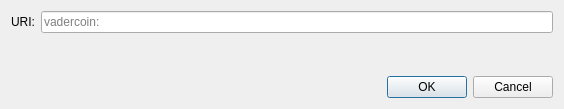
<?xml version="1.0" encoding="UTF-8"?>
<ui version="4.0">
 <class>OpenURIDialog</class>
 <widget class="QDialog" name="OpenURIDialog">
  <property name="geometry">
   <rect>
    <x>0</x>
    <y>0</y>
    <width>564</width>
    <height>109</height>
   </rect>
  </property>
  <property name="windowTitle">
   <string>Open vadercoin URI</string>
  </property>
  <layout class="QVBoxLayout" name="verticalLayout">
   <item>
    <layout class="QHBoxLayout" name="horizontalLayout">
     <item>
      <widget class="QLabel" name="label">
       <property name="text">
        <string>URI:</string>
       </property>
      </widget>
     </item>
     <item>
      <widget class="QValidatedLineEdit" name="uriEdit">
       <property name="placeholderText">
        <string notr="true">vadercoin:</string>
       </property>
      </widget>
     </item>
    </layout>
   </item>
   <item>
    <spacer name="verticalSpacer">
     <property name="orientation">
      <enum>Qt::Vertical</enum>
     </property>
     <property name="sizeHint" stdset="0">
      <size>
       <width>20</width>
       <height>40</height>
      </size>
     </property>
    </spacer>
   </item>
   <item>
    <widget class="QDialogButtonBox" name="buttonBox">
     <property name="orientation">
      <enum>Qt::Horizontal</enum>
     </property>
     <property name="standardButtons">
      <set>QDialogButtonBox::Cancel|QDialogButtonBox::Ok</set>
     </property>
    </widget>
   </item>
  </layout>
 </widget>
 <customwidgets>
  <customwidget>
   <class>QValidatedLineEdit</class>
   <extends>QLineEdit</extends>
   <header>qt/qvalidatedlineedit.h</header>
  </customwidget>
 </customwidgets>
 <resources/>
 <connections>
  <connection>
   <sender>buttonBox</sender>
   <signal>accepted()</signal>
   <receiver>OpenURIDialog</receiver>
   <slot>accept()</slot>
   <hints>
    <hint type="sourcelabel">
     <x>248</x>
     <y>254</y>
    </hint>
    <hint type="destinationlabel">
     <x>157</x>
     <y>274</y>
    </hint>
   </hints>
  </connection>
  <connection>
   <sender>buttonBox</sender>
   <signal>rejected()</signal>
   <receiver>OpenURIDialog</receiver>
   <slot>reject()</slot>
   <hints>
    <hint type="sourcelabel">
     <x>316</x>
     <y>260</y>
    </hint>
    <hint type="destinationlabel">
     <x>286</x>
     <y>274</y>
    </hint>
   </hints>
  </connection>
 </connections>
</ui>
